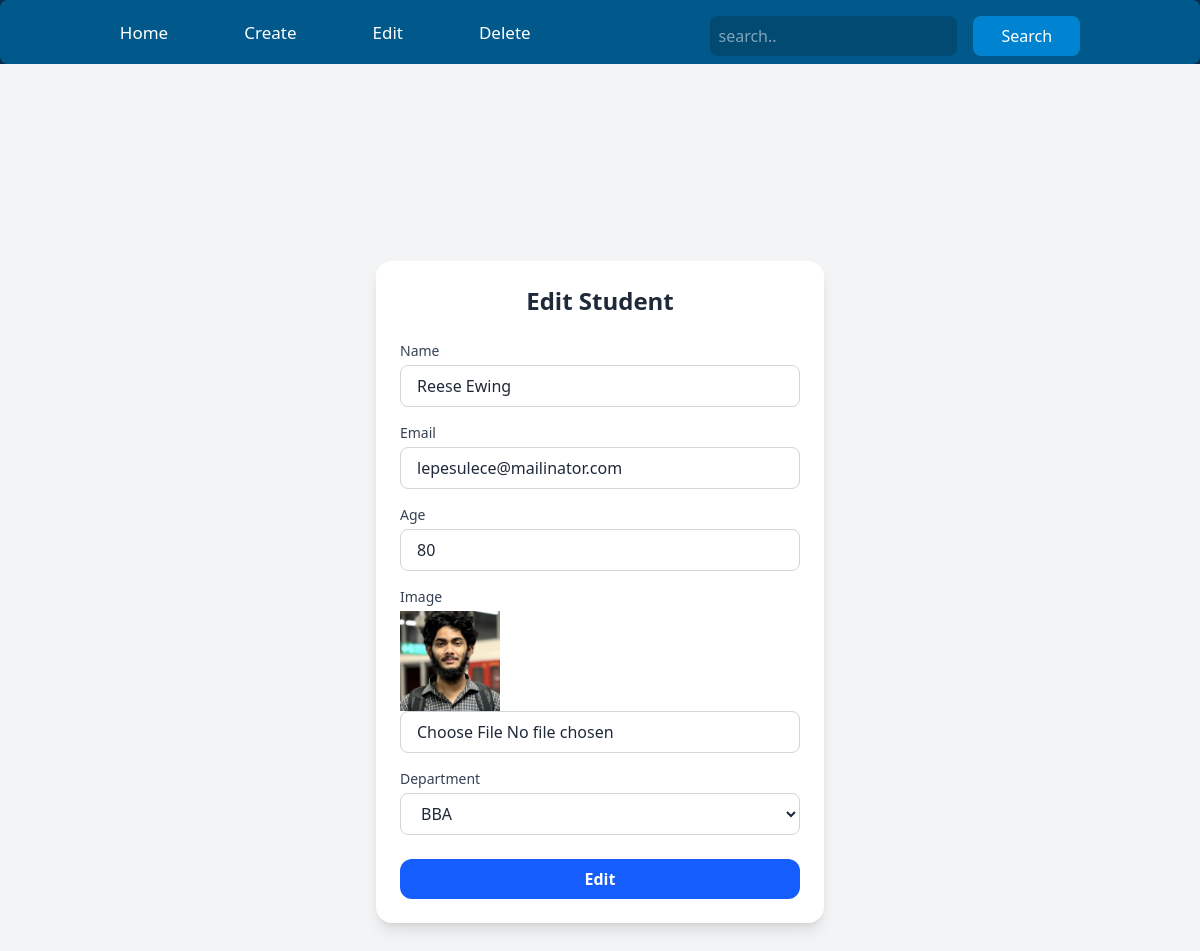
Screenshot of /edit/edit/5/ with the database file from the repository.
### create_app/models.py (models this page shows, shortened)
class student(models.Model):
    name = models.CharField(max_length=100)
    age = models.IntegerField()
    email = models.CharField(max_length=100)
    image = models.ImageField(upload_to='images/', default='images/default.jpg', blank=True, null=True)
    created_at = models.DateTimeField(auto_now_add=True)
    department = models.CharField(choices=[
        ('---', 'Select Department'),
        ('CSE', 'Computer Science'),
        ('EEE', 'Electrical and Electronics Engineering'),
        ('ME', 'Mechanical Engineering'),
        ('BBA', 'Bachelor of Business Administration'),
        ("BA", "Bachelor of Arts"),
        ('BCOM', 'Bachelor of Commerce'),
        ('Other', 'Other'),
    ], max_length=500, default='---')
    class Meta:
        verbose_name = 'Student'
        verbose_name_plural = 'Students'

### edit_app/views.py (the view, shortened to what this page needs)
# urls.py: path('edit/<int:id>/',edit, name='edit'),
def edit(request, id):
    students = student.objects.get(id=id)
    return render(request, 'edit/edit.html', {'stu': students})

### templates/edit/edit.html (shortened to what this page needs)
<!DOCTYPE html>
<html lang="en">
<head>
    <script src="https://cdn.jsdelivr.net/npm/@tailwindcss/browser@4"></script>
</head>
<body class="bg-sky-950 min-h-screen">
    <nav class="sticky top-0 bg-sky-800 p-4 rounded-lg w-full h-16 list-none">
        <div class="flex  justify-evenly space-x-4">
            <div class="flex hidden md:flex space-x-4 pt-[4px] text-[17px]">
                <li><a href="{% url 'home' %}" class="text-white sm:pr-[60px] hover:text-sky-200">Home</a></li>
                <li><a href="{% url 'create' %}" class="text-white sm:pr-[60px] hover:text-sky-200">Create</a></li>
                <li><a href="#" class="text-white sm:pr-[60px] hover:text-sky-200">Edit</a></li>
                <li><a href="#" class="text-white sm:pr-[60px] hover:text-sky-200">Delete</a></li>
            </div>
            <div class="flex space-x-4 ml-auto sm:mb-[22px] sm:ml-[0px]">
                <li class="pb-[2px] ">
                    <form method="GET" action="" class ="flex space-x-2">
                        <input type="text" placeholder="search.." class="p-2 w-30 h-auto sm:w-auto rounded-lg border-sky-600 bg-sky-900 text-white" name="search">
                        <button type="submit" class="bg-sky-600 hover:bg-sky-700 ml-2  text-white px-7  py-2 rounded-lg w-20 h-auto sm:w-auto">Search</button>
                    </form>
                </li>
            </div>
        </div>
    </nav>
    <div class="min-h-screen bg-gray-100 flex items-center justify-center px-4">
    <div class="max-w-md w-full bg-white dark:bg-gray-800 rounded-2xl shadow-lg p-6 space-y-6">
        <h2 class="text-2xl font-bold text-gray-800 dark:text-white text-center">Edit Student</h2>
            <form class="space-y-4" method="POST" enctype="multipart/form-data">
            <div>
                <label class="block text-sm font-medium text-gray-700 dark:text-gray-300 mb-1">Name</label>
                <input type="text" value="{{ stu.name }}" name="name" placeholder="Enter name" class="w-full px-4 py-2 border border-gray-300 dark:border-gray-600 rounded-lg bg-white dark:bg-gray-700 text-gray-800 dark:text-white focus:outline-none focus:ring-2 focus:ring-blue-500">
            </div>
            <div>
                <label class="block text-sm font-medium text-gray-700 dark:text-gray-300 mb-1">Email</label>
                <input type="email" value="{{ stu.email }}" name="email" placeholder="Enter email" class="w-full px-4 py-2 border border-gray-300 dark:border-gray-600 rounded-lg bg-white dark:bg-gray-700 text-gray-800 dark:text-white focus:outline-none focus:ring-2 focus:ring-blue-500">
            </div>
                <div>
                    <label class="block text-sm font-medium text-gray-700 dark:text-gray-300 mb-1">Age</label>
                    <input type="number" value="{{ stu.age }}" name="age" placeholder="Enter age" class="w-full px-4 py-2 border border-gray-300 dark:border-gray-600 rounded-lg bg-white dark:bg-gray-700 text-gray-800 dark:text-white focus:outline-none focus:ring-2 focus:ring-blue-500">
                </div>
            <div>
                <label class="block text-sm font-medium text-gray-700 dark:text-gray-300 mb-1">Image</label>
                <img src="{{ stu.image.url }}" class="w-[100px] h-[100px] object-cover object-center" alt="Photo">
                <input type="file" name="image" value="{{ student.image }}" accept="image/*" placeholder="Upload image" class="w-full px-4 py-2 border border-gray-300 dark:border-gray-600 rounded-lg bg-white dark:bg-gray-700 text-gray-800 dark:text-white focus:outline-none focus:ring-2 focus:ring-blue-500">
            </div>
            <div>
                <label class="block text-sm font-medium text-gray-700 dark:text-gray-300 mb-1">Department</label>
                <select name="department" id="department" class="w-full px-4 py-2 border border-gray-300 dark:border-gray-600 rounded-lg bg-white dark:bg-gray-700 text-gray-800 dark:text-white focus:outline-none focus:ring-2 focus:ring-blue-500">
                    <option value="" disabled selected >{{ stu.department }}</option>
                </select>
                <div class="mt-6">
                    <button type="submit" class="w-full bg-blue-600 hover:bg-blue-700 text-white font-semibold py-2 px-4 rounded-xl transition-colors">
                    Edit
                    </button>
                </div>
                </form>
            </div>
         </div>
</body>
</html>

### rows the page displays
student: name "Reese Ewing", email "lepesulece@mailinator.com", age "80", image (picture), department "BBA"
